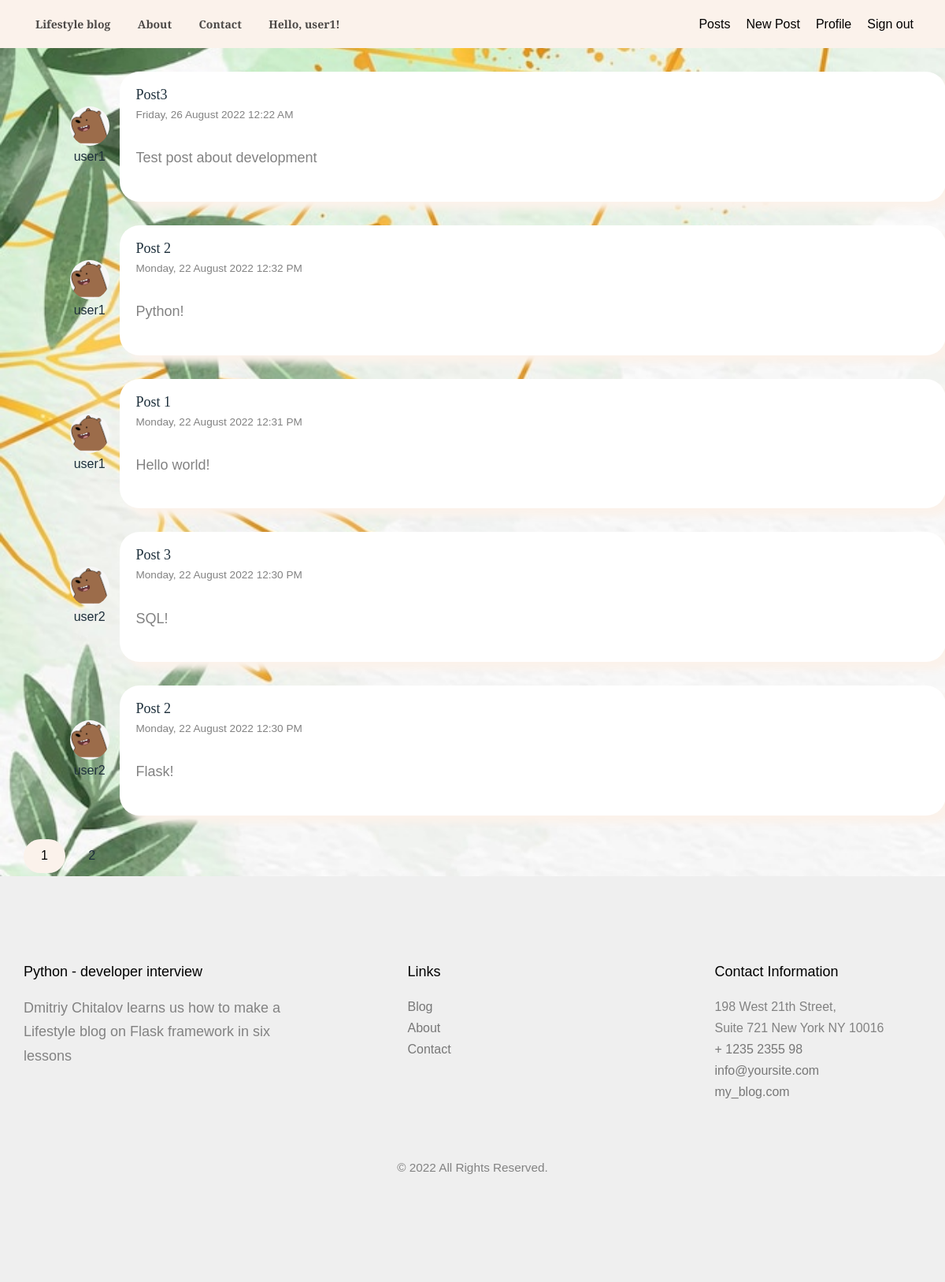
/allpost (signed in), run on an earlier commit of the app's database.
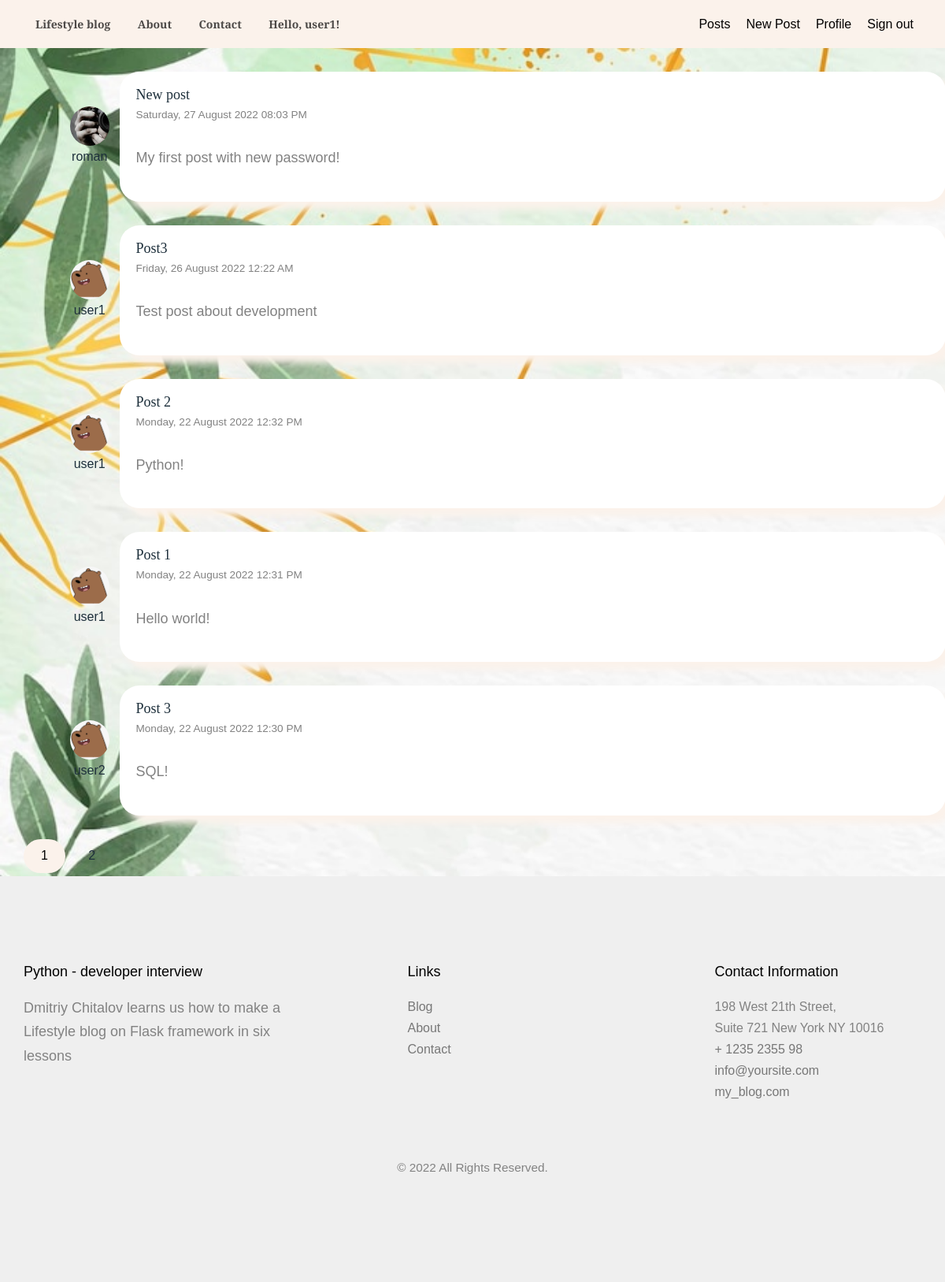
And on a later commit of the database.
### flask_blog/models.py (models this page shows, shortened)
class User(db.Model, UserMixin):
    id = db.Column(db.Integer, primary_key=True)
    username = db.Column(db.String(20), unique=True, nullable=False)
    email = db.Column(db.String(120), unique=True, nullable=False)
    image_file = db.Column(db.String(20), nullable=False,
                            default='default.png')
    password = db.Column(db.String(60), nullable=False)
    posts = db.relationship('Post', backref='author', lazy=True)

class Post(db.Model):
    id = db.Column(db.Integer, primary_key=True)
    title = db.Column(db.String(100), nullable=False)
    date_posted = db.Column(db.DateTime, nullable=False,
                            default=datetime.utcnow)
    content = db.Column(db.Text, nullable=False)
    user_id = db.Column(db.Integer, db.ForeignKey('user.id'),
						nullable=False)

### flask_blog/posts/routes.py (the view)
@posts.route("/allpost")
@login_required
def allpost():
    page = request.args.get('page', 1, type=int)
    posts = Post.query.order_by(Post.date_posted.desc()).\
        paginate(page=page, per_page=5)
    return render_template('allpost.html', posts=posts)

### flask_blog/models.py (called while the page is built)
@login_manager.user_loader
def load_user(user_id):
    return User.query.get(int(user_id))

### flask_blog/templates/allpost.html (shortened to what this page needs)
{% extends "layout.html" %}
{% block content %}
  {% for post in posts.items %}
  <div class="container" style="display: flex; justify-content: space-between; margin: 30px;">
    <article class="media" style="display: flex; flex-direction: column; justify-content: center;">
      <div class="avatar-container">
        <img class="avatar"  src="{{ url_for('static', filename='profile_pics/' + post.author.image_file) }}">
      </div>
      <a href="{{ url_for('users.user_posts', username=post.author.username) }}" id="author" style="margin: 0 auto;">{{ post.author.username }}</a>
    </article>
    <div class="card" style="padding: 20px;">
      <div class="card-body">
        <h4 class="card-title"><a class="title" href="{{ url_for('posts.post', post_id=post.id) }}">{{ post.title }}</a></h4>
        <small>{{ post.date_posted.strftime('%A, %d %B %Y %I:%M %p') }}</small>
        <br>
        <br>
        <p class="card-text">{{ post.content }}</p>
      </div>
    </div>
  </div>
  {% endfor %}
  {% for page_num in posts.iter_pages(left_edge=1, right_edge=1, left_current=1, right_current=2) %}
    {% if page_num %}
      {% if posts.page == page_num %}
        <a class="btn btn-success mb-4" href="{{ url_for('posts.allpost', page=page_num) }}">{{ page_num }}</a>
      {% else %}
        <a class="btn btn-outline-success mb-4" href="{{ url_for('posts.allpost', page=page_num) }}">{{ page_num }}</a>
      {% endif %}
    {% else %}
      ...
    {% endif %}
  {% endfor %}
{% endblock content %}

### flask_blog/templates/layout.html (shortened to what this page needs)
<!DOCTYPE HTML>
<html>
<head>
    <link rel="stylesheet" href="{{ url_for('static', filename='css/animate.css') }}">
    <link rel="stylesheet" href="{{ url_for('static', filename='css/icomoon.css') }}">
    <link rel="stylesheet" href="{{ url_for('static', filename='css/bootstrap.css') }}">
    <link rel="stylesheet" href="{{ url_for('static', filename='css/magnific-popup.css') }}">
    <link rel="stylesheet" href="{{ url_for('static', filename='css/flexslider.css') }}">
    <link rel="stylesheet" href="{{ url_for('static', filename='css/style.css') }}">
</head>
<body>
    <div id="page"><a href="/" class="js-fh5co-nav-toggle fh5co-nav-toggle fh5co-nav-white"></a>
        <nav class="fh5co-nav" role="navigation">
            <div class="container-fluid">
                <div class="row">
                    <div class="top-menu">
                        <div class="container">
                            <div class="row">
                                <div class="col-sm-7 text-left menu-1">
                                    <ul>
                                        <li><a href="/">Lifestyle blog</a></li>
                                        <li><a href="/">About</a></li>
                                        <li><a href="/">Contact</a></li>
                                        {% if current_user.is_authenticated %}
                                        <li><a href="/account">Hello, {{ current_user.username }}!</a></li>
                                        {% endif %}
                                    </ul>
                                </div>
                                <div class="col-sm-5" style="display: flex; justify-content: end">
                                    {% if current_user.is_authenticated %}
                                        <a class="nav-item nav-link navigation-links" href="{{
                                            url_for('posts.allpost') }}"> Posts</a>
                                        <a class="nav-item nav-link navigation-links" href="{{
                                            url_for('posts.new_post') }}"> New Post</a>
                                        <a class="nav-item nav-link navigation-links" href="{{
                                            url_for('users.account') }}">Profile</a>
                                        <a class="nav-item nav-link navigation-links" href="{{
                                            url_for('users.logout') }}">Sign out</a>
                                    {% else %}
                                        <a class="nav-link nav-item navigation-links" href="{{
                                            url_for('users.login') }}">Sign in</a>
                                        <a class="nav-link nav-item navigation-links" href="{{
                                            url_for('users.register') }}">Sign up</a>
                                    {% endif %}
                                </div>
                            </div>
                        </div>
                    </div>
                </div>
            </div>
        </nav>
        <div class="flask-blog-main">
            <main role="main" class="container">
                <div class="row">
                    <div class="col-md-10">
                        {% block content %}{% endblock %}
                    </div>
                </div>
            </main>
        </div>
        <footer id="fh5co-footer" role="contentinfo">
            <div class="container">
                <div class="row row-pb-md">
                    <div class="col-md-4 fh5co-widget">
                        <h4>Python - developer interview</h4>
                        <p>Dmitriy Chitalov learns us how to make a Lifestyle blog on Flask framework in six lessons</p>
                    </div>
                    <div class="col-md-4 col-md-push-1">
                        <h4>Links</h4>
                        <ul class="fh5co-footer-links">
                            <li><a href="/">Blog</a></li>
                            <li><a href="/">About</a></li>
                            <li><a href="/">Contact</a></li>
                        </ul>
                    </div>
                    <div class="col-md-4 col-md-push-1">
                        <h4>Contact Information</h4>
                        <ul class="fh5co-footer-links">
                            <li>198 West 21th Street, <br> Suite 721 New York NY 10016</li>
                            <li><a href="/">+ 1235 2355 98</a></li>
                            <li><a href="/">info@yoursite.com</a></li>
                            <li><a href="/">my_blog.com</a></li>
                        </ul>
                    </div>
                </div>
                <div class="row copyright">
                    <div class="col-md-12 text-center">
                        <p>
                            <small class="block">© 2022 All Rights Reserved.</small>
                        </p>
                    </div>
                </div>
            </div>
        </footer>
    </div>
</body>
</html>

### flask_blog/static/css/style.css (style rules this page uses)
body { font-family: "Josefin Slab", Arial, serif; font-weight: 400; font-size: 16px; line-height: 1.7; color: #828282; }
#page { position: relative; overflow-x: hidden; width: 100%; height: 100%; -webkit-transition: 0.5s; -o-transition: 0.5s; transition: 0.5s; }
a { color: #1d2f3b; -webkit-transition: 0.5s; -o-transition: 0.5s; transition: 0.5s; }
p { margin-bottom: 20px; font-size: 18px; }
h1, h2, h3, h4, h5, h6, figure { color: #000; font-family: "Josefin Slab", Arial, serif; font-weight: 400; margin: 0 0 20px 0; }
.fh5co-nav .top-menu { padding: 12px 0; width: 100%; float: left; position: relative; }
.fh5co-nav .top-menu:before { position: absolute; top: 0; bottom: 0; left: 0; right: 0; content: ''; background: #fbf2eb; }
.fh5co-nav a { padding: 5px 10px; color: #000; }
.fh5co-nav ul { padding: 0; margin: 5px 0 0 0; }
.fh5co-nav ul li { padding: 0; margin: 0; list-style: none; display: inline; font-weight: 700; }
.fh5co-nav ul li a { font-size: 14px; padding: 30px 15px; color: rgba(0, 0, 0, 0.7); -webkit-transition: 0.5s; -o-transition: 0.5s; transition: 0.5s; }
#fh5co-about, #fh5co-content, #fh5co-started, #fh5co-blog, #fh5co-blog-popular, #fh5co-contact, #fh5co-footer { padding: 7em 0; clear: both; }
#fh5co-footer { background: #efefef; }
#fh5co-footer .fh5co-footer-links { padding: 0; margin: 0; }
#fh5co-footer .fh5co-footer-links li { padding: 0; margin: 0; list-style: none; }
#fh5co-footer .fh5co-footer-links li a { color: rgba(0, 0, 0, 0.5); text-decoration: none; }
#fh5co-footer .fh5co-widget { margin-bottom: 30px; }
#fh5co-footer .copyright .block { display: block; }
#fh5co-offcanvas a { color: rgba(255, 255, 255, 0.5); }
#fh5co-offcanvas ul { padding: 0; margin: 0; }
#fh5co-offcanvas ul li { padding: 0; margin: 0; list-style: none; }
.btn { margin-right: 4px; margin-bottom: 4px; font-family: "Josefin Slab", Arial, serif; font-size: 16px; font-weight: 400; -webkit-border-radius: 4px; -moz-border-radius: 4px; -ms-border-radius: 4px; border-radius: 4px; -webkit-transition: 0.5s; -o-transition: 0.5s; transition: 0.5s; padding: 8px 20px; }
.btn-success { background: #fbf2eb; color: #000; border: 2px solid #fbf2eb; border-radius: 50px; }
.row-pb-md { padding-bottom: 4em !important; }

### flask_blog/templates/allpost.html (style rules this page uses)
.card { border-radius: 25px; background-color: white; box-shadow: 10px 10px 10px #fbf2eb; width: 92%; }
.card-title { margin-bottom: 0 !important; font-family: 'Bebas Neue', cursive; }
.avatar-container { width: 50px; height: 50px; display: flex; justify-content: center; border-radius: 50%; overflow: hidden; }

### flask_blog/templates/layout.html (style rules this page uses)
body { background-image: url('../static/pictures/back.jpg'); background-size: cover; }

What changed in the data, as far as the page shows it:
no longer on this page (row unchanged): Post: image_file (placeholder picture), author.username "user2", title "Post 2", date_posted "Monday, 22 August 2022 12:30 PM", content "Flask!"
added Post: image_file (picture), author.username "roman", title "New post", date_posted "Saturday, 27 August 2022 08:03 PM", content "My first post with new password!"
